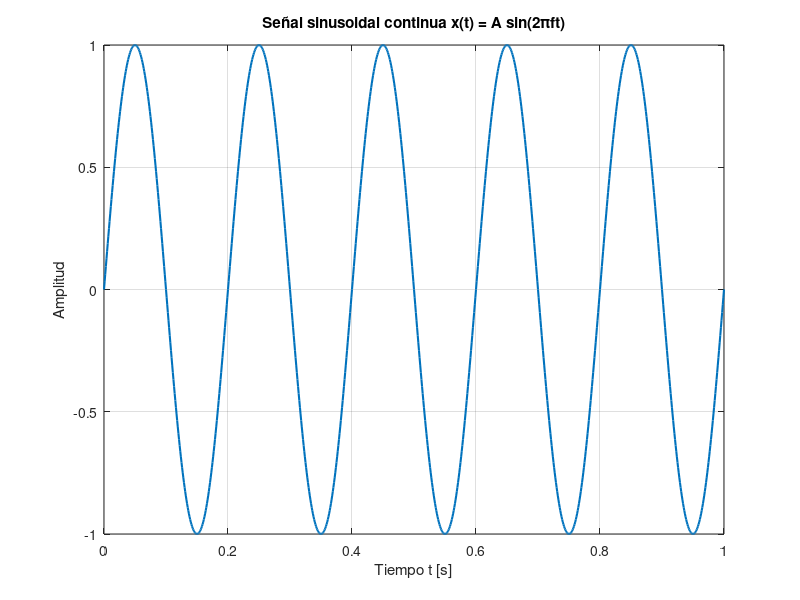
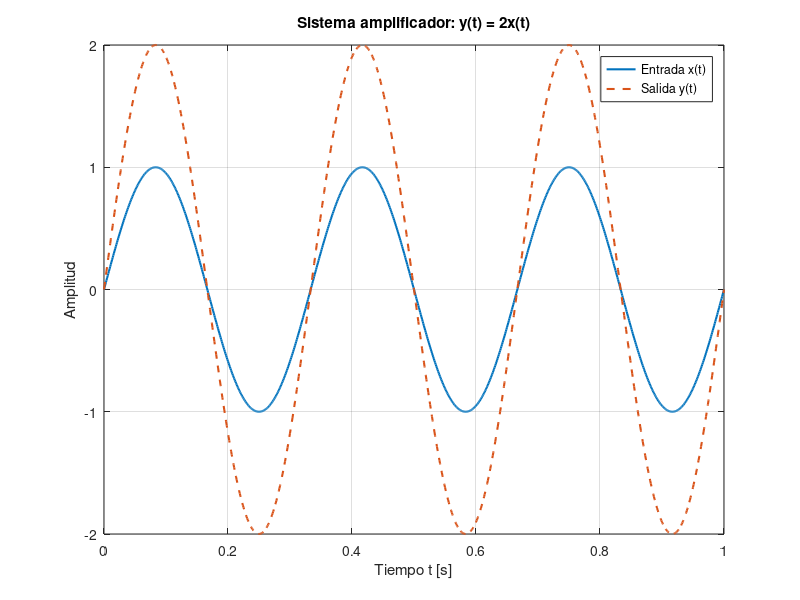
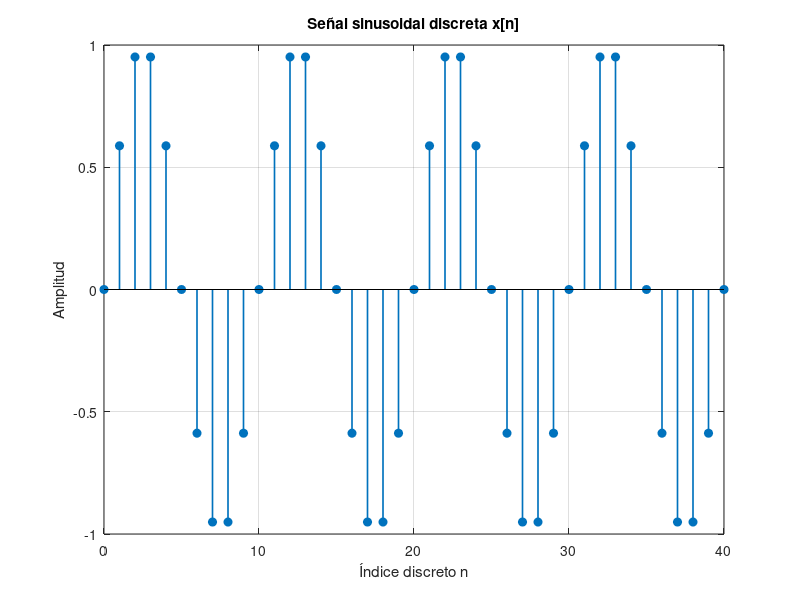
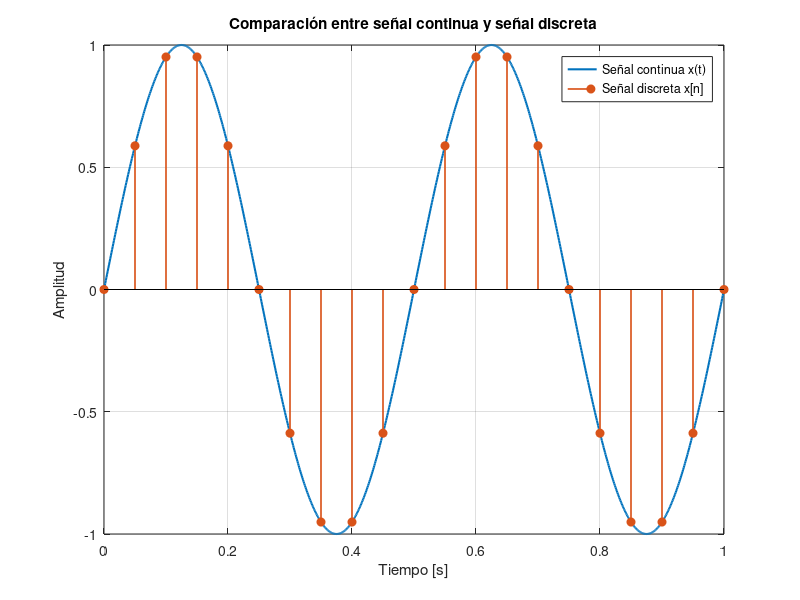

These charts were generated, in order, by the following MATLAB code:
%% Capítulo 1. Introducción a señales y sistemas
% 
% # Capítulo 1. Introducción a señales y sistemas
%
% ## Resultado de aprendizaje
%
% Al finalizar este capítulo, el estudiante será capaz de identificar los
% conceptos fundamentales de señal y sistema, reconocer su importancia en
% ingeniería y representar señales básicas mediante MATLAB Live Script.
%
% ## 1.1 Introducción
%
% El estudio de señales y sistemas constituye una base esencial para la
% formación en ingeniería, especialmente en áreas como telecomunicaciones,
% electrónica, control automático, procesamiento digital de señales,
% instrumentación, automatización e inteligencia artificial aplicada.
%
% Una señal puede entenderse como una función que contiene información sobre
% el comportamiento de un fenómeno físico, eléctrico, mecánico, biológico o
% digital.
%
% Un sistema es un conjunto de elementos o procesos que recibe una señal de
% entrada, la transforma de alguna manera y genera una señal de salida.
%
% ## 1.2 Concepto de señal
%
% Una señal es una función matemática que representa la variación de una
% magnitud respecto a una o más variables independientes.
%
% Señal continua:
%
% $$x(t)$$
%
% Señal discreta:
%
% $$x[n]$$
%
% ## 1.3 Ejemplo de señal continua
%
% Una señal sinusoidal puede representarse como:
%
% $$x(t)=A\sin(2\pi f t)$$

%% Ejemplo 1: Señal sinusoidal continua

clc;
clear;
close all;

% Parámetros de la señal
A = 1;          % Amplitud
f = 5;          % Frecuencia en Hz
t = 0:0.001:1;  % Vector de tiempo continuo aproximado

% Definición de la señal
x = A*sin(2*pi*f*t);

% Gráfica
figure;
plot(t, x, 'LineWidth', 1.5);
grid on;
xlabel('Tiempo t [s]');
ylabel('Amplitud');
title('Señal sinusoidal continua x(t) = A sin(2πft)');

%% Interpretación del resultado
%
% La gráfica obtenida representa una señal sinusoidal continua aproximada
% mediante MATLAB. Aunque MATLAB trabaja con valores discretos en memoria,
% al utilizar un paso de tiempo muy pequeño, la representación visual se
% aproxima al comportamiento de una señal continua.
%
% En este ejemplo, la señal tiene una amplitud de 1 y una frecuencia de 5 Hz.
%
% ## 1.5 Concepto de sistema
%
% Un sistema es un modelo que transforma una señal de entrada en una señal
% de salida:
%
% $$y(t)=T\{x(t)\}$$
%
% Si un sistema amplifica una señal de entrada por un factor de 2:
%
% $$y(t)=2x(t)$$

%% Ejemplo 2: Sistema amplificador

clc;
clear;
close all;

% Señal de entrada
A = 1;
f = 3;
t = 0:0.001:1;
x = A*sin(2*pi*f*t);

% Sistema amplificador
ganancia = 2;
y = ganancia*x;

% Gráfica de entrada y salida
figure;
plot(t, x, 'LineWidth', 1.5);
hold on;
plot(t, y, '--', 'LineWidth', 1.5);
grid on;

xlabel('Tiempo t [s]');
ylabel('Amplitud');
title('Sistema amplificador: y(t) = 2x(t)');
legend('Entrada x(t)', 'Salida y(t)');

%% Interpretación del sistema amplificador
%
% El sistema toma la señal de entrada x(t) y genera una salida y(t) con el
% doble de amplitud. La frecuencia de la señal no cambia, pero su amplitud
% aumenta. Este tipo de sistema se relaciona con amplificadores electrónicos.
%
% ## 1.8 Señal discreta básica
%
% Una señal discreta se define únicamente para valores enteros del índice n:
%
% $$x[n]=\sin(2\pi f nT_s)$$

%% Ejemplo 3: Señal sinusoidal discreta

clc;
clear;
close all;

% Parámetros
A = 1;
f = 2;           % Frecuencia en Hz
Fs = 20;         % Frecuencia de muestreo en Hz
Ts = 1/Fs;       % Periodo de muestreo
n = 0:40;        % Índice discreto

% Señal discreta
x = A*sin(2*pi*f*n*Ts);

% Gráfica
figure;
stem(n, x, 'filled', 'LineWidth', 1.2);
grid on;

xlabel('Índice discreto n');
ylabel('Amplitud');
title('Señal sinusoidal discreta x[n]');

%% Comparación entre señal continua y señal discreta
%
% En ingeniería, muchas señales físicas son continuas por naturaleza, como
% el sonido, la temperatura, la presión o el voltaje. Para procesarlas en una
% computadora, microcontrolador o sistema embebido, deben representarse
% mediante muestras discretas.

%% Ejemplo 4: Comparación entre señal continua y discreta

clc;
clear;
close all;

% Señal continua aproximada
A = 1;
f = 2;
t = 0:0.001:1;
x_continua = A*sin(2*pi*f*t);

% Señal discreta
Fs = 20;
Ts = 1/Fs;
n = 0:Fs;
t_discreto = n*Ts;
x_discreta = A*sin(2*pi*f*t_discreto);

% Gráfica comparativa
figure;
plot(t, x_continua, 'LineWidth', 1.5);
hold on;
stem(t_discreto, x_discreta, 'filled', 'LineWidth', 1.2);
grid on;

xlabel('Tiempo [s]');
ylabel('Amplitud');
title('Comparación entre señal continua y señal discreta');
legend('Señal continua x(t)', 'Señal discreta x[n]');

%% Aplicación en ingeniería
%
% En telecomunicaciones, una señal puede representar información transmitida
% mediante ondas electromagnéticas. En electrónica, puede representar
% voltajes y corrientes. En control automático, puede representar velocidad,
% posición o temperatura. En inteligencia artificial aplicada, las señales
% pueden provenir de sensores y ser utilizadas para reconocimiento de
% patrones, predicción o toma de decisiones.

%% Ejemplo 5: Señal simulada de temperatura

clc;
clear;
close all;

% Tiempo de medición
t = 0:1:120;  % minutos

% Temperatura simulada
temperatura = 22 + 3*sin(2*pi*t/60) + 0.5*randn(size(t));

% Gráfica
figure;
plot(t, temperatura, 'LineWidth', 1.5);
grid on;

xlabel('Tiempo [min]');
ylabel('Temperatura [°C]');
title('Señal simulada de temperatura registrada por un sensor');

%% Actividades propuestas
%
% 1. Modifique la frecuencia de la señal sinusoidal continua del Ejemplo 1.
% 2. Cambie la ganancia del sistema amplificador a 0.5, 3 y -1.
% 3. Aumente y disminuya la frecuencia de muestreo del Ejemplo 3.
% 4. Genere una señal discreta de voltaje de un sensor durante 60 segundos.
% 5. Explique la diferencia entre señal continua, señal discreta y sistema.
%
% ## Conclusiones
%
% Las señales permiten representar matemáticamente información generada por
% fenómenos físicos, eléctricos, mecánicos o digitales. Los sistemas permiten
% transformar dichas señales para analizarlas, modificarlas o extraer
% información útil.
%
% MATLAB Live Script facilita el aprendizaje de señales y sistemas porque
% permite combinar teoría, ecuaciones, código ejecutable, gráficos e
% interpretación en un solo entorno.
%
% ## Bibliografía básica
%
% * Oppenheim, A. V., Willsky, A. S., & Nawab, S. H. Señales y sistemas.
% * Lathi, B. P. Linear Systems and Signals.
% * Haykin, S., & Van Veen, B. Signals and Systems.
% * MathWorks Documentation. MATLAB Live Editor.
